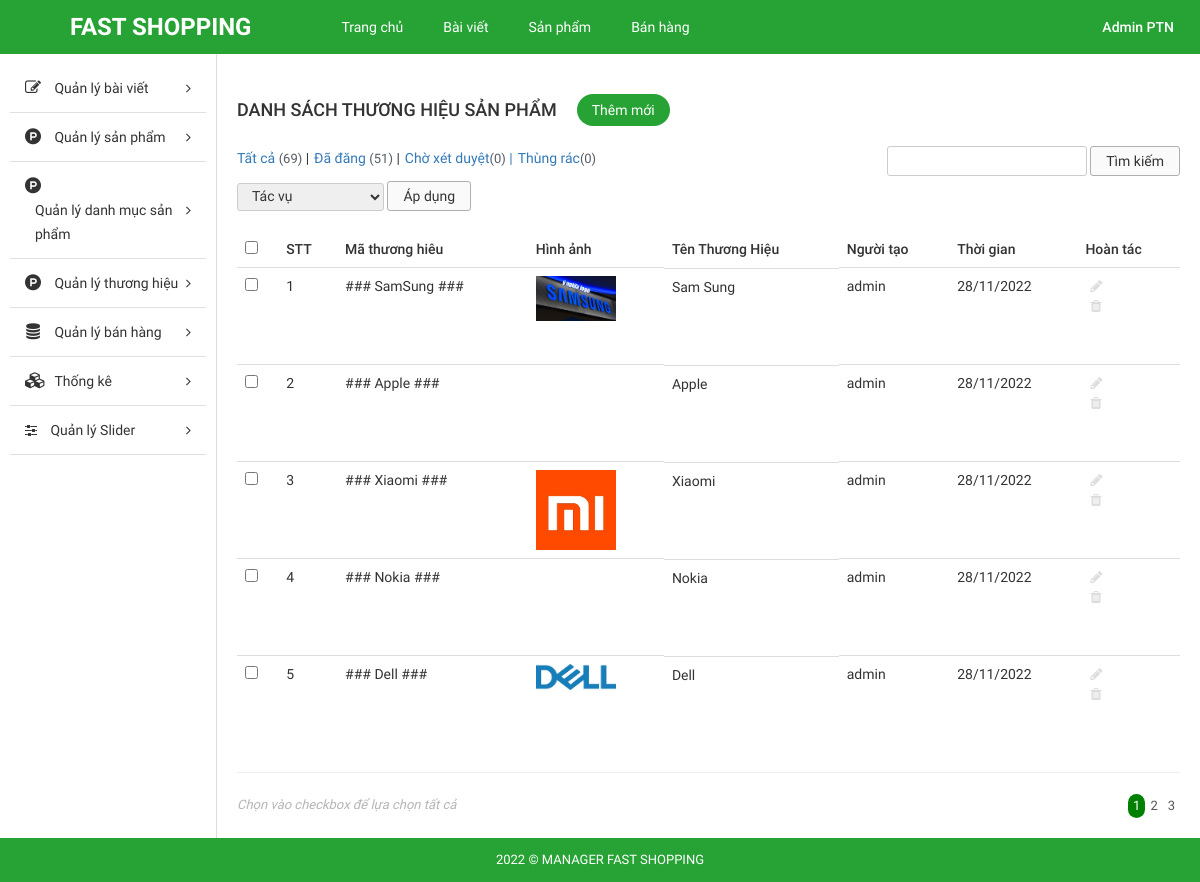
The page /Source_code/admin/index.php?modules=brands&controllers=index&action=list (signed in) on the database its author committed.
### tables this page shows
CREATE TABLE `tbl_brand` (
  `id` int NOT NULL AUTO_INCREMENT,
  `name` varchar(255) NOT NULL,
  `code` varchar(255) NOT NULL,
  `image` varchar(255) NOT NULL,
  `description` text NOT NULL,
  `create_date` varchar(255) NOT NULL,
  `user` varchar(255) NOT NULL,
  PRIMARY KEY (`id`)
);

### Source_code/admin/libraries/database.php (called while the page is built, shortened)
<?php
function db_query($query_string) {
    global $conn;
    $result = mysqli_query($conn, $query_string);
    return $result;
}
function db_fetch_array($query_string) {
    $result = array();
    $mysqli_result = db_query($query_string);
    while ($row = mysqli_fetch_assoc($mysqli_result)) {
        $result[] = $row;
    }
    return $result;
}

### Source_code/admin/modules/brands/models/indexModel.php (called while the page is built, shortened)
<?php
function getAll() {
	return db_fetch_array("SELECT * FROM `tbl_brand`");
}

### Source_code/admin/modules/brands/controllers/indexController.php (called while the page is built, shortened)
<?php
function listAction() {
	$data_tmp = getAll();
	if(!empty($_GET['page'])){
		$page = $_GET['page'];
	}else{
		$page =1;
	}
	$numProduct = count($data_tmp);
	$productOnPage = 5;
	$num = ceil($numProduct/$productOnPage);
	$start = ($page - 1) * $productOnPage;
	$res =[];
	for ($i=$start; $i < $start+$productOnPage; $i++) {
		if(isset($data_tmp[$i]))
        $res[] = $data_tmp[$i];
	};
	$data = [$res, $num, $page];
	load_view('list',$data);
}

### Source_code/admin/core/router.php (called while the page is built, shortened)
<?php
$action_name = get_action().'Action';
call_function(array('construct', $action_name));

### Source_code/admin/core/appload.php (called while the page is built, shortened)
<?php
require CONFIGPATH . DIRECTORY_SEPARATOR . 'database.php';
require LIBPATH . DIRECTORY_SEPARATOR . 'database.php';
require COREPATH . DIRECTORY_SEPARATOR . 'base.php';
require COREPATH . DIRECTORY_SEPARATOR . 'router.php';

### Source_code/admin/index.php (called while the page is built, shortened)
<?php
require COREPATH.DIRECTORY_SEPARATOR.'appload.php';

### Source_code/admin/modules/brands/views/listView.php (the view, shortened to what this page needs)
<div id="main-content-wp" class="list-product-page">
    <div class="wrap clearfix">
        <div id="content" class="fl-right">
            <div class="section" id="title-page">
                <div class="clearfix">
                    <h3 id="index" class="fl-left">Danh Sách Thương Hiệu Sản Phẩm</h3>
                    <a href="?modules=brands&controllers=index&action=add" title="" id="add-new" class="fl-left">Thêm mới</a>
                </div>
            </div>
            <div class="section" id="detail-page">
                <div class="section-detail">
                    <div class="filter-wp clearfix">
                        <ul class="post-status fl-left">
                            <li class="all"><a href="">Tất cả <span class="count">(69)</span></a> |</li>
                            <li class="publish"><a href="">Đã đăng <span class="count">(51)</span></a> |</li>
                            <li class="pending"><a href="">Chờ xét duyệt<span class="count">(0)</span> |</a></li>
                            <li class="pending"><a href="">Thùng rác<span class="count">(0)</span></a></li>
                        </ul>
                        <form method="GET" class="form-s fl-right">
                            <input type="text" name="s" id="s">
                            <input type="submit" name="sm_s" value="Tìm kiếm">
                        </form>
                    </div>
                    <div class="actions">
                        <form method="GET" action="" class="form-actions">
                            <select name="actions">
                                <option value="0">Tác vụ</option>
                            </select>
                            <input type="submit" name="sm_action" value="Áp dụng">
                        </form>
                    </div>
                    <div class="table-responsive">
                        <table class="table list-table-wp">
                            <thead>
                                <tr>
                                    <td><input type="checkbox" name="checkAll" id="checkAll"></td>
                                    <td><span class="thead-text">STT</span></td>
                                    <td><span class="thead-text">Mã thương hiêu</span></td>
                                    <td><span class="thead-text">Hình ảnh</span></td>
                                    <td><span class="thead-text">Tên Thương Hiệu</span></td>
                                    <td><span class="thead-text">Người tạo</span></td>
                                    <td><span class="thead-text">Thời gian</span></td>
                                    <td><span class="thead-text">Hoàn tác</span></td>
                                </tr>
                            </thead>
                            <tbody>
                                <?php $i=0; if(!empty($data['0'])) foreach ($data['0'] as $key => $value) { $i++;?>
                                <tr>
                                    <td><input type="checkbox" name="checkItem" class="checkItem"></td>
                                    <td><span class="tbody-text"><?php echo $i; ?></h3></span>
                                    <td><span class="tbody-text"><?php echo $value['code']; ?></h3></span>
                                    <td>
                                        <div class="tbody-thumb">
                                            <img src="<?php echo $value['image']; ?>" alt="">
                                        </div>
                                    </td>
                                    <td class="clearfix">
                                        <div class="tb-title fl-left">
                                            <h3><?php echo $value['name']; ?></h3>
                                        </div>
                                    </td>
                                    <td><span class="tbody-text"><?php echo $value['user']; ?></span></td>
                                    <td><span class="tbody-text"><?php echo $value['create_date']; ?></span></td>
                                    <td>
                                        <ul class="list-operation ">
                                            <li><a href="?modules=brands&contollers=index&action=edit&id=<?php echo $value['id']; ?>" title="Sửa" class="edit"><i class="fa fa-pencil" aria-hidden="true"></i></a></li>
                                            <li><a href="?modules=brands&contollers=index&action=delete&id=<?php echo $value['id']; ?>" title="Xóa" class="delete"><i class="fa fa-trash" aria-hidden="true"></i></a></li>
                                        </ul>
                                    </td>
                                </tr>
                                <?php }; ?>
                            </tbody>
                        </table>
                        <hr>
                    </div>
                </div>
            </div>
            <div class="section" id="paging-wp">
                <div class="section-detail clearfix">
                    <p id="desc" class="fl-left">Chọn vào checkbox để lựa chọn tất cả</p>
                    <ul id="list-paging" class="fl-right">
                        <?php for ($i=1; $i <= $data['1'] ; $i++) { ?>
                        <li>
                            <a <?php if($i == $data['2']) echo 'style="background-color: green;color:white; border-radius:300px;"';  ?>  href="?modules=brands&controllers=index&action=list&page=<?php echo $i; ?>" title=""><?php echo $i; ?></a>
                        </li>
                        <?php }; ?>
                    </ul>
                </div>
            </div>
        </div>
    </div>
</div>

### Source_code/admin/core/base.php (shortened to what this page needs)
<?php
function get_module() {
    global $config;
    $module = isset($_GET['modules']) ? $_GET['modules'] : $config['default_module'];
    return $module;
}
function call_function($list_function = array()) {
    if (is_array($list_function)) {
        foreach ($list_function as $f) {
            if (function_exists($f())) {
                $f();
            }
        }
    }
}
function load_view($name, $data_send = array()) {
    $data = $data_send;
    $path = MODULESPATH . DIRECTORY_SEPARATOR . get_module() . DIRECTORY_SEPARATOR . 'views' . DIRECTORY_SEPARATOR . $name . 'View.php';
    if (file_exists($path)) {
        require $path;
    } else {
        echo "Không tìm thấy {$path}";
    }
}
function get_header($name = '') {
    global $data;
    if (empty($name)) {
        $name = 'header';
    } else {
        $name = "header-{$name}";
    }
    $path = LAYOUTPATH . DIRECTORY_SEPARATOR . $name . '.php';
    if (file_exists($path)) {
        if (is_array($data)) {
            foreach ($data as $key => $a) {
                $$key = $a;
            }
        }
        require $path;
    } else {
        echo "Không tìm thấy {$path}";
    }
}
function get_footer($name = '') {
    global $data;
    if (empty($name)) {
        $name = 'footer';
    } else {
        $name = "footer-{$name}";
    }
    $path = LAYOUTPATH . DIRECTORY_SEPARATOR . $name . '.php';
    if (file_exists($path)) {
        if (is_array($data)) {
            foreach ($data as $key => $a) {
                $$key = $a;
            }
        }
        require $path;
    } else {
        echo "Không tìm thấy {$path}";
    }
}
function get_sidebar($name = '') {
    global $data;
    if (empty($name)) {
        $name = 'sidebar';
    } else {
        $name = "sidebar-{$name}";
    }
    $path = LAYOUTPATH . DIRECTORY_SEPARATOR . $name . '.php';
    if (file_exists($path)) {
        if (is_array($data)) {
            foreach ($data as $key => $a) {
                $$key = $a;
            }
        }
        require $path;
    } else {
        echo "Không tìm thấy {$path}";
    }
}
?>

### Source_code/admin/public/css/import/global.css (style rules this page uses)
body { font-family: "Roboto Regular"; font-size: 14px; line-height: 24px; color: #333; }
.fl-left { float: left; }
.fl-right { float: right; }
img { max-width: 100%; height: auto; display: block; }
ul li { list-style: none!important; }
a { text-decoration: none!important; }

### Source_code/admin/public/css/import/list_post.css (style rules this page uses)
#content { width: 82%; border-left: 1px solid #ddd; padding: 20px; }
#add-new { display: inline-block; color: #fff; background: #27a335; padding: 4px 15px; margin: 20px; border-radius: 20px; }
#index { font-family: 'Roboto Medium'; font-weight: normal; text-transform: uppercase; font-size: 18px; padding: 24px 0px; }
.list-table-wp thead tr td { font-family: 'Roboto Medium'; font-weight: normal; }
.list-operation li { float: left; }
.list-operation li a { display: block; padding: 0px 5px; color: #ddd; }
.tb-title { width: 75%; display: -webkit-box; -webkit-line-clamp: 1; -moz-line-clamp: 1; -o-line-clamp: 1; -webkit-box-orient: vertical; -moz-box-orient: vertical; -o-box-orient: vertical; max-height: 100%; overflow: hidden; }
.list-operation { width: 25%; }
#paging-wp #desc { font-size: 13px; color: #b5b5b5; font-style: italic; }
#list-paging li { float: left; }
#list-paging li a { display: inline-block; color: #555; font-size: 13px; padding: 0px 5px; }
.filter-wp { margin-bottom: 5px; }
.actions { margin-bottom: 20px; }
.post-status li { float: left; font-size: 14px; margin-right: 5px; }
.post-status li .count { color: #555d66; font-size: 13px; display: inline-block; }
.form-s input[type="text"], .form-actions select { border-radius: 3px; border: 1px solid #ccc; padding: 2px 10px; }
.form-s input[type="submit"], .form-actions input[type="submit"] { border-radius: 3px; border: 1px solid #afafaf; padding: 2px 15px; background: #fafafa; }
.form-actions select { padding: 4px 10px; }

### Source_code/admin/public/css/import/list_product.css (style rules this page uses)
.tbody-thumb { width: 80px; height: 80px; overflow: hidden; }

### Source_code/admin/public/css/import/menu.css (style rules this page uses)
.actions select { border-radius: 3px; border: 1px solid #ccc; padding: 4px 10px; }

### Source_code/admin/public/css/import/detail_order.css (style rules this page uses)
.table { margin-bottom: 0!important; }

### rows shown on the page
tbl_brand: code "### SamSung ###", image (picture), name "Sam Sung", user "admin", create_date "28/11/2022"
tbl_brand: code "### Apple ###", name "Apple", user "admin", create_date "28/11/2022"
tbl_brand: code "### Xiaomi ###", image (picture), name "Xiaomi", user "admin", create_date "28/11/2022"
tbl_brand: code "### Nokia ###", name "Nokia", user "admin", create_date "28/11/2022"
tbl_brand: code "### Dell ###", image (picture), name "Dell", user "admin", create_date "28/11/2022"
